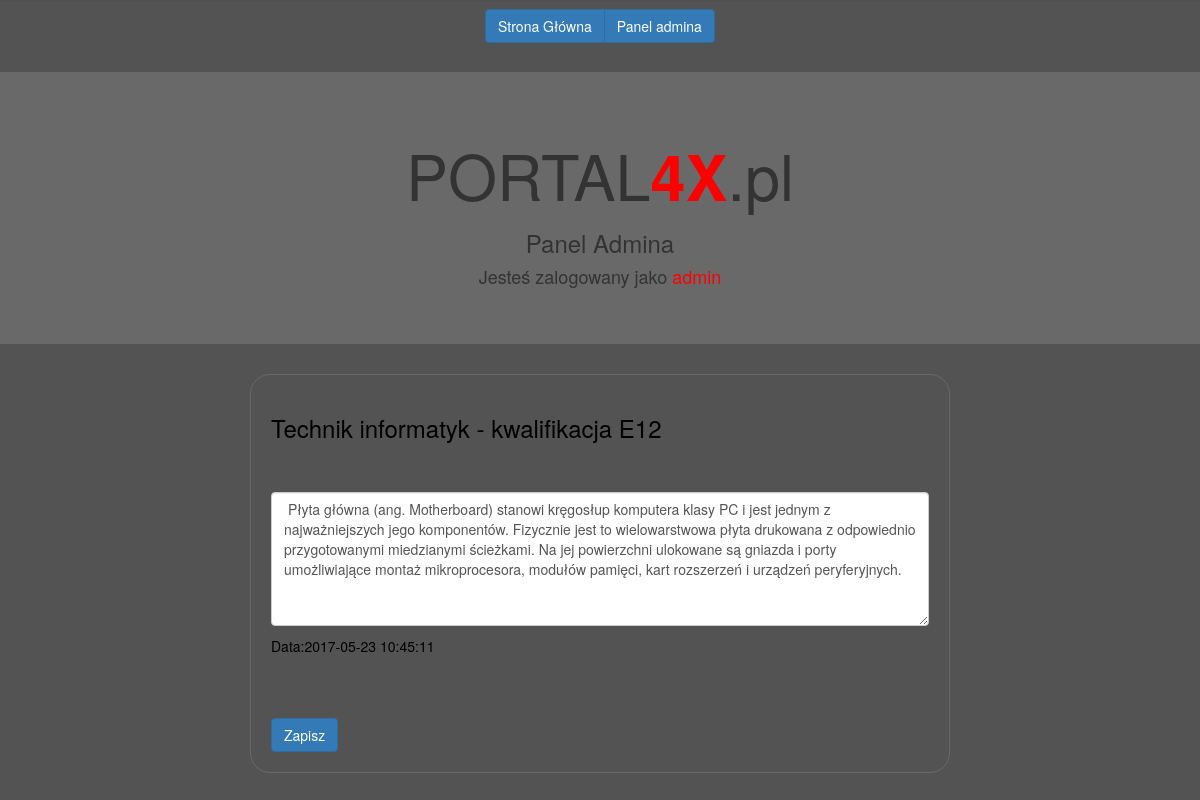
Page /edytuj_e12.php (signed in) on the committed database.
### tables this page shows
CREATE TABLE IF NOT EXISTS `e12` (
  `IDwpis` int(11) NOT NULL,
  `Wpis` text NOT NULL,
  `Data` timestamp NOT NULL DEFAULT CURRENT_TIMESTAMP ON UPDATE CURRENT_TIMESTAMP
);

### edytuj_e12.php (the view, shortened to what this page needs)
<!DOCTYPE HTML>
<html lang="pl">
<head>
	<link rel="stylesheet" href="https://maxcdn.bootstrapcdn.com/bootstrap/3.3.7/css/bootstrap.min.css">
	<link rel="stylesheet" href="style_MY.css" type="text/css"/>
</head>
<body>
	<div class="well well-sm">
		<div class="btn-group">
  		<a href="index.php" class="btn btn-primary">Strona Główna</a>
  		<a href="admin.php" class="btn btn-primary">Panel admina</a>
		</div>
	</div>
	<div class="jumbotron">
		<h1 align="center"> PORTAL<strong style="color:red;">4X</strong>.pl</h1>
		<h3>Panel Admina</h3>
		<?php
			$login = $_SESSION['log'];
			echo "<h4 align=center>Jesteś zalogowany jako <span style='color:red;'>$login</span></h4>"
			?>
	</div>
	<div class="col-md-7 center-block" >
		<h3> <a href="e12.php" class="links_not_important">Technik informatyk - kwalifikacja E12</a> </h3>
		<?php
			$p = mysqli_connect('localhost', 'root', '');
			mysqli_query($p, "SET CHARSET utf8");
			mysqli_query($p, "SET NAMES 'utf8' COLLATE 'utf8_polish_ci'");
			$zapytanie_e12 = mysqli_query($p, 'SELECT * FROM e12');
			while($r = mysqli_fetch_array($zapytanie_e12))
			{
				echo "<form action='edytuj_wpis.php' method='post'>";
				echo "<br><h3><textarea type='text' name='updated_wpis' required rows='6' cols='50' class='form-control ckeditor' >".$r['Wpis']."</textarea></h3><p>Data:".$r['Data']."</p>";
				$data = $r['Data'];
				$name_e12 = $r['IDwpis'];
				echo "<input type='text' name='$name_e12' value='$data' style='visibility:hidden' /><br>";
				echo "<input type='text' name='tabela' value='e12' style='visibility:hidden' /><br>";
				echo "<input type='submit' name='zapis' value='Zapisz' class='btn btn-primary' />";
				echo "</form>";
			}
		?>
	</div>
	<br><br>
</body>
</html>

### style_MY.css (style rules this page uses)
body { background-color: #535353; }
.center-block { float: none; border: 1px solid silver; padding: 20px; border-radius: 20px; }
.well { text-align: center; background-color: #535353; border: none; }
.col-md-7 { background-color: #535353; color: black; border: 1px solid #696969; }
.jumbotron { background-color: #696969; }
.jumbotron > h3 { text-align: center; }
h3 > a { text-decoration: none; color: black; }

### rows in the picture
e12: updated_wpis "Płyta główna (ang. Motherboard) stanowi kręgosłup komputera klasy PC i jest jednym z najważniejszych jego komponentów. Fizycznie jest to wielowarstwowa płyta drukowana z odpowiednio przygotowanymi miedzianymi ścieżkami. Na jej powierzchni ulokowane są gniazda i porty umożliwiające montaż mikroprocesora, modułów pamięci, kart rozszerzeń i urządzeń peryferyjnych.", Data "2017-05-23 10:45:11"

### other values in the picture
$login "admin"
